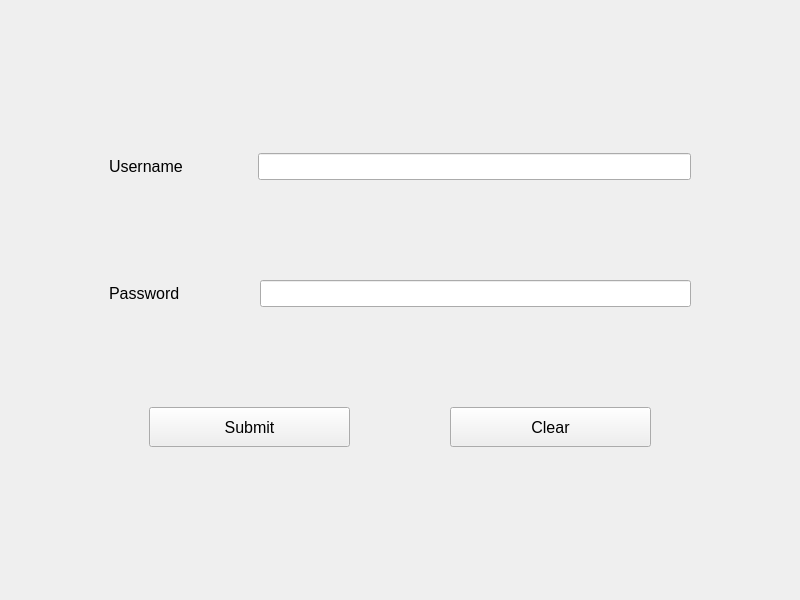
<?xml version="1.0" encoding="UTF-8"?>
<ui version="4.0">
    <class>loginpage</class>
    <widget class="QMainWindow" name="loginpage">
        <property name="geometry">
            <rect>
                <x>0</x>
                <y>0</y>
                <width>800</width>
                <height>600</height>
            </rect>
        </property>
        <property name="windowTitle">
            <string>Login Page</string>
        </property>
        <widget class="QWidget" name="centralwidget">
            <property name="sizePolicy">
                <sizepolicy hsizetype="Preferred" vsizetype="Preferred">
                    <horstretch>0</horstretch>
                    <verstretch>0</verstretch>
                </sizepolicy>
            </property>
            <layout class="QGridLayout" name="gridLayout">
                <item row="0" column="0">
                    <layout class="QVBoxLayout" name="verticalLayout">
                        <property name="spacing">
                            <number>100</number>
                        </property>
                        <property name="leftMargin">
                            <number>100</number>
                        </property>
                        <property name="rightMargin">
                            <number>100</number>
                        </property>
                        <item>
                            <layout class="QHBoxLayout" name="horizontalLayout_2">
                                <property name="spacing">
                                    <number>75</number>
                                </property>
                                <item>
                                    <widget class="QLabel" name="usernameLabel">
                                        <property name="font">
                                            <font>
                                                <pointsize>12</pointsize>
                                            </font>
                                        </property>
                                        <property name="text">
                                            <string>Username</string>
                                        </property>
                                    </widget>
                                </item>
                                <item>
                                    <widget class="QLineEdit" name="usernameLineEdit">
                                        <property name="font">
                                            <font>
                                                <pointsize>12</pointsize>
                                            </font>
                                        </property>
                                    </widget>
                                </item>
                            </layout>
                        </item>
                        <item>
                            <layout class="QHBoxLayout" name="horizontalLayout">
                                <property name="spacing">
                                    <number>80</number>
                                </property>
                                <property name="leftMargin">
                                    <number>0</number>
                                </property>
                                <item>
                                    <widget class="QLabel" name="passwordLabel">
                                        <property name="font">
                                            <font>
                                                <pointsize>12</pointsize>
                                            </font>
                                        </property>
                                        <property name="text">
                                            <string>Password</string>
                                        </property>
                                    </widget>
                                </item>
                                <item>
                                    <widget class="QLineEdit" name="passwordLineEdit">
                                        <property name="font">
                                            <font>
                                                <pointsize>12</pointsize>
                                            </font>
                                        </property>
                                        <property name="echoMode">
                                            <enum>QLineEdit::Password</enum>
                                        </property>
                                    </widget>
                                </item>
                            </layout>
                        </item>
                        <item>
                            <layout class="QHBoxLayout" name="horizontalLayout_3">
                                <property name="spacing">
                                    <number>100</number>
                                </property>
                                <property name="leftMargin">
                                    <number>40</number>
                                </property>
                                <property name="rightMargin">
                                    <number>40</number>
                                </property>
                                <item>
                                    <widget class="QPushButton" name="submitBtn">
                                        <property name="minimumSize">
                                            <size>
                                                <width>0</width>
                                                <height>40</height>
                                            </size>
                                        </property>
                                        <property name="font">
                                            <font>
                                                <pointsize>12</pointsize>
                                            </font>
                                        </property>
                                        <property name="text">
                                            <string>Submit</string>
                                        </property>
                                    </widget>
                                </item>
                                <item>
                                    <widget class="QPushButton" name="clearBtn">
                                        <property name="minimumSize">
                                            <size>
                                                <width>0</width>
                                                <height>40</height>
                                            </size>
                                        </property>
                                        <property name="font">
                                            <font>
                                                <pointsize>12</pointsize>
                                            </font>
                                        </property>
                                        <property name="text">
                                            <string>Clear</string>
                                        </property>
                                    </widget>
                                </item>
                            </layout>
                        </item>
                    </layout>
                </item>
            </layout>
        </widget>
    </widget>
    <resources/>
    <connections/>
</ui>
